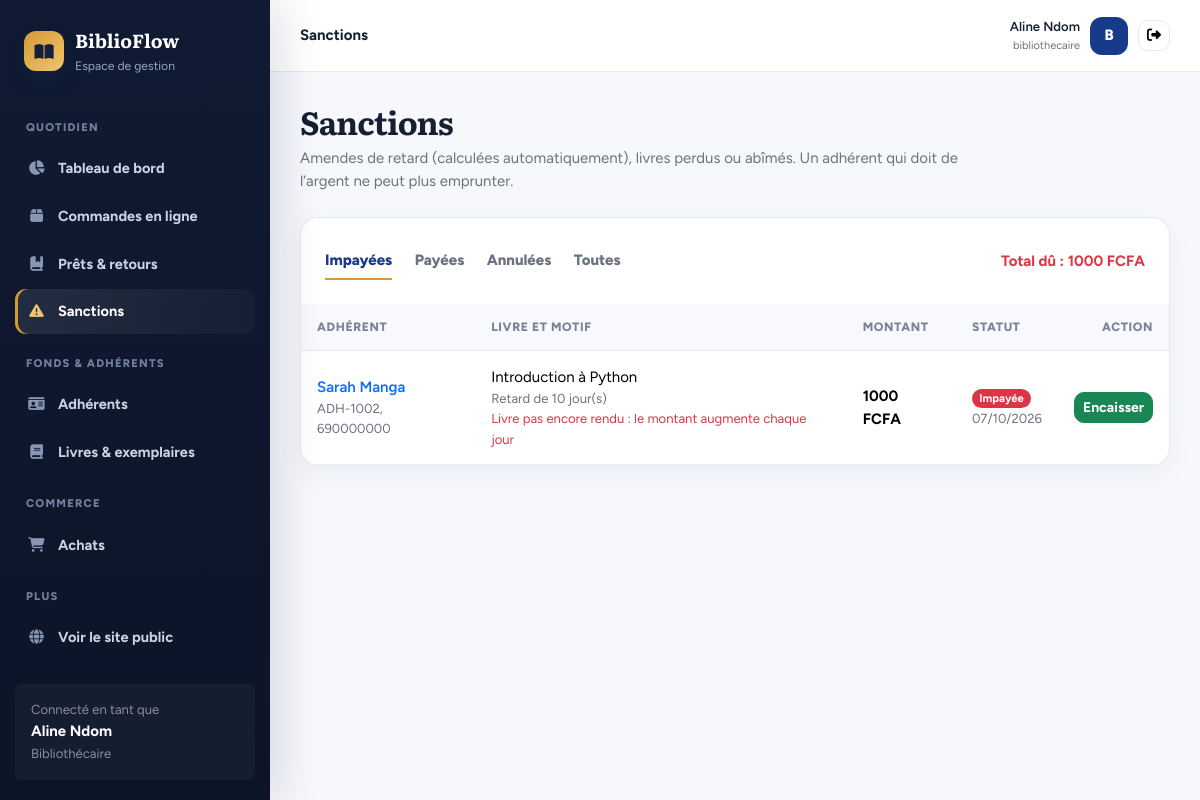
Page /gestion/sanctions/ (signed in) on the committed database.
### bibliotheque/models.py (models this page shows, shortened)
class Utilisateur(AbstractUser):
    ROLES = [("adherent", "Adhérent"), ("bibliothecaire", "Bibliothécaire"), ("administrateur", "Administrateur")]
    STATUTS = [("en_attente", "En attente de validation"), ("actif", "Actif"), ("suspendu", "Suspendu")]
    first_name = None  # remplacés par nom / prénom
    last_name = None
    nom = models.CharField(max_length=80)
    prenom = models.CharField(max_length=80)
    telephone = models.CharField(max_length=20, blank=True)
    adresse = models.CharField(max_length=200, blank=True)
    role = models.CharField(max_length=20, choices=ROLES, default="adherent")
    statut = models.CharField(max_length=12, choices=STATUTS, default="actif")
    numero_carte = models.CharField(max_length=20, unique=True, null=True, blank=True)
    date_expiration = models.DateField(null=True, blank=True)  # fin de validité de l'adhésion
    suspendu_jusqu = models.DateField(null=True, blank=True)   # emprunts suspendus après un retard
    REQUIRED_FIELDS = ["nom", "prenom", "email"]
    def get_full_name(self):
        return f"{self.prenom} {self.nom}".strip()
    def __str__(self):
        return self.get_full_name() or self.username
    @property
    def est_personnel(self):
        return self.is_superuser or self.role in ("bibliothecaire", "administrateur")
    @property
    def est_admin(self):
        return self.is_superuser or self.role == "administrateur"

class Emprunt(models.Model):
    STATUTS = [("demande", "Demandé"), ("prete", "Prêt à retirer"), ("en_cours", "En cours"), ("retard", "En retard"),
               ("rendu", "Rendu"), ("perdu", "Perdu"), ("annule", "Annulé")]
    ACTIFS = ("demande", "prete", "en_cours", "retard")   # compte dans la limite d'emprunts
    OUVERTS = ("en_cours", "retard")                      # livre actuellement chez l'adhérent
    PAIEMENTS = [("impayee", "Impayée"), ("payee", "Payée"), ("annulee", "Annulée")]
    adherent = models.ForeignKey(Utilisateur, on_delete=models.PROTECT, related_name="emprunts")
    personnel = models.ForeignKey(Utilisateur, on_delete=models.SET_NULL, null=True, blank=True,
                                  related_name="emprunts_acceptes")
    exemplaire = models.ForeignKey(Exemplaire, on_delete=models.PROTECT, related_name="emprunts")
    date_demande = models.DateTimeField(auto_now_add=True)
    date_emprunt = models.DateField(default=timezone.localdate)
    date_retour_prevue = models.DateField(null=True, blank=True)
    date_limite_retrait = models.DateField(null=True, blank=True)
    date_retour_effective = models.DateField(null=True, blank=True)
    statut = models.CharField(max_length=10, choices=STATUTS, default="en_cours")
    adresse_livraison = models.CharField(max_length=250, blank=True)  # vide = retrait à la bibliothèque
    nb_prolongations = models.PositiveSmallIntegerField(default=0)
    motif_sanction = models.CharField(max_length=200, blank=True)
    montant_sanction = models.DecimalField(max_digits=10, decimal_places=2, default=0)
    statut_paiement = models.CharField(max_length=10, choices=PAIEMENTS, blank=True)
    date_sanction = models.DateTimeField(null=True, blank=True)
    class Meta:
        ordering = ["-date_emprunt", "-id"]
    @property
    def jours_retard(self):
        if not self.date_retour_prevue:
            return 0
        ref = self.date_retour_effective or timezone.localdate()
        return max(0, (ref - self.date_retour_prevue).days)

class Exemplaire(models.Model):
    ETATS = [("bon", "Bon état"), ("abime", "Abîmé")]
    STATUTS = [("disponible", "En rayon"), ("emprunte", "Emprunté"), ("reserve", "Mis de côté"),
               ("perdu", "Perdu"), ("retire", "Retiré du fonds")]
    livre = models.ForeignKey(Livre, on_delete=models.CASCADE, related_name="exemplaires")
    code_barres = models.CharField(max_length=40, unique=True)
    etat_physique = models.CharField(max_length=10, choices=ETATS, default="bon")
    statut = models.CharField(max_length=12, choices=STATUTS, default="disponible")
    etagere = models.CharField(max_length=40, blank=True)
    code_rayon = models.CharField(max_length=20, blank=True)

class Livre(models.Model):
    titre = models.CharField(max_length=200)
    auteur = models.CharField(max_length=120)
    isbn = models.CharField(max_length=20, unique=True, null=True, blank=True)
    description = models.TextField(blank=True)
    image = models.CharField(max_length=255, blank=True)  # chemin relatif dans static/media
    categorie = models.CharField(max_length=80, blank=True)
    annee_publication = models.PositiveSmallIntegerField(null=True, blank=True)
    langue = models.CharField(max_length=30, default="Français")
    prix = models.DecimalField(max_digits=10, decimal_places=2, default=0)  # prix de vente
    stock_vente = models.PositiveIntegerField(default=0)                    # exemplaires à vendre
    actif = models.BooleanField(default=True)
    class Meta:
        ordering = ["titre"]

### bibliotheque/views.py (the view)
# urls.py: path("gestion/sanctions/", views.sanctions, name="sanctions"),
@role_requis(*STAFF)
def sanctions(request):
    services.maj_quotidienne()
    statut = request.GET.get("statut", "impayee")
    liste = Emprunt.objects.exclude(statut_paiement="").select_related("adherent", "exemplaire__livre")
    if statut != "toutes":
        liste = liste.filter(statut_paiement=statut)
    total = liste.filter(statut_paiement="impayee").aggregate(t=Sum("montant_sanction"))["t"] or 0
    return render(request, "bibliotheque/sanctions.html", {
        "sanctions": liste.order_by("-date_sanction")[:200], "statut": statut, "total": total})

### bibliotheque/templates/bibliotheque/sanctions.html (shortened to what this page needs)
{% extends "bibliotheque/base.html" %}{% block titre %}Sanctions – BiblioFlow{% endblock %}{% block entete %}Sanctions{% endblock %}{% block contenu %}
<div class="page-title mb-4"><h1>Sanctions</h1><p>Amendes de retard (calculées automatiquement), livres perdus ou abîmés. Un adhérent qui doit de l’argent ne peut plus emprunter.</p></div>
<div class="cardx table-card"><div class="p-4 d-flex justify-content-between align-items-center flex-wrap gap-2"><ul class="nav nav-pills"><li class="nav-item"><a class="nav-link {% if statut == 'impayee' %}active{% endif %}" href="?statut=impayee">Impayées</a></li><li class="nav-item"><a class="nav-link {% if statut == 'payee' %}active{% endif %}" href="?statut=payee">Payées</a></li><li class="nav-item"><a class="nav-link {% if statut == 'annulee' %}active{% endif %}" href="?statut=annulee">Annulées</a></li><li class="nav-item"><a class="nav-link {% if statut == 'toutes' %}active{% endif %}" href="?statut=toutes">Toutes</a></li></ul>{% if statut == 'impayee' %}<div class="fw-bold text-danger">Total dû : {{ total|floatformat:0 }} FCFA</div>{% endif %}</div>
<div class="table-responsive"><table class="table"><thead><tr><th>Adhérent</th><th>Livre et motif</th><th>Montant</th><th>Statut</th><th class="text-end">Action</th></tr></thead><tbody>
{% for e in sanctions %}<tr><td><a class="fw-semibold text-decoration-none" href="{% url 'adherent_detail' e.adherent.pk %}">{{ e.adherent }}</a><div class="muted small">{{ e.adherent.numero_carte }}, {{ e.adherent.telephone }}</div></td><td>{{ e.exemplaire.livre.titre }}<div class="muted small">{{ e.motif_sanction }}</div>{% if e.statut == 'en_cours' or e.statut == 'retard' %}<div class="small text-danger">Livre pas encore rendu : le montant augmente chaque jour</div>{% endif %}</td><td><strong>{{ e.montant_sanction|floatformat:0 }} FCFA</strong></td>
<td><span class="badge rounded-pill bg-{% if e.statut_paiement == 'payee' %}success{% elif e.statut_paiement == 'annulee' %}secondary{% else %}danger{% endif %}">{{ e.get_statut_paiement_display }}</span>{% if e.date_sanction %}<div class="muted small">{{ e.date_sanction|date:"d/m/Y" }}</div>{% endif %}</td>
<td class="text-end">{% if e.statut_paiement == 'impayee' %}<div class="d-inline-flex gap-1"><form method="post" action="{% url 'sanction_action' e.pk 'encaisser' %}"><button class="btn btn-sm btn-success">Encaisser</button></form></div>{% endif %}</td></tr>
{% empty %}<tr><td colspan="5" class="empty">Aucune sanction.</td></tr>{% endfor %}</tbody></table></div></div>{% endblock %}

### bibliotheque/templates/bibliotheque/base.html (shortened to what this page needs)
{% load static %}<!doctype html>
<html lang="fr"><head><meta charset="utf-8"><meta name="viewport" content="width=device-width, initial-scale=1"><title>{% block titre %}BiblioFlow{% endblock %}</title>
<link href="https://cdn.jsdelivr.net/npm/bootstrap@5.3.3/dist/css/bootstrap.min.css" rel="stylesheet"><link href="https://cdnjs.cloudflare.com/ajax/libs/font-awesome/6.5.2/css/all.min.css" rel="stylesheet"><link href="{% static 'bibliotheque/app.css' %}" rel="stylesheet"></head>
<body>{% with u=request.resolver_match.url_name %}<div class="app-shell">
<aside class="sidebar" id="sidebar">
  <div class="brand"><div class="brand-icon"><i class="fa-solid fa-book-open"></i></div><div><strong>BiblioFlow</strong><small>Espace de gestion</small></div></div>
  <div class="nav-title">Quotidien</div>
  <a class="side-link {% if u == 'tableau_bord' %}active{% endif %}" href="{% url 'tableau_bord' %}"><i class="fa-solid fa-chart-pie"></i>Tableau de bord</a>
  <a class="side-link {% if u == 'commandes' %}active{% endif %}" href="{% url 'commandes' %}"><i class="fa-solid fa-box"></i>Commandes en ligne</a>
  <a class="side-link {% if u == 'emprunts' %}active{% endif %}" href="{% url 'emprunts' %}"><i class="fa-solid fa-book-bookmark"></i>Prêts &amp; retours</a>
  <a class="side-link {% if u == 'sanctions' %}active{% endif %}" href="{% url 'sanctions' %}"><i class="fa-solid fa-triangle-exclamation"></i>Sanctions</a>
  <div class="nav-title">Fonds &amp; adhérents</div>
  <a class="side-link {% if u == 'adherents' or u == 'adherent_detail' or u == 'adherent_nouveau' or u == 'adherent_modifier' %}active{% endif %}" href="{% url 'adherents' %}"><i class="fa-solid fa-id-card"></i>Adhérents</a>
  <a class="side-link " href="{% url 'livres_gestion' %}"><i class="fa-solid fa-book"></i>Livres &amp; exemplaires</a>
  <div class="nav-title">Commerce</div>
  <a class="side-link {% if u == 'achats' or u == 'achat_detail' or u == 'achat_nouveau' %}active{% endif %}" href="{% url 'achats' %}"><i class="fa-solid fa-cart-shopping"></i>Achats</a>
  <div class="nav-title">Plus</div>
  <a class="side-link" href="{% url 'accueil' %}"><i class="fa-solid fa-globe"></i>Voir le site public</a>
  <div class="mt-4 p-3 rounded-2" style="background:#ffffff0a"><div class="small text-white-50">Connecté en tant que</div><strong>{{ user.get_full_name|default:user.username }}</strong><div class="small text-white-50">{{ user.get_role_display }}</div></div>
</aside>
<main class="main"><header class="topbar"><div class="d-flex align-items-center gap-3"><div class="fw-bold">{% block entete %}{% endblock %}</div></div>
<div class="user-chip"><div class="text-end d-none d-sm-block"><div class="fw-semibold small">{{ user.get_full_name|default:user.username }}</div><div class="muted" style="font-size:11px">{{ user.username }}</div></div><div class="avatar">{{ user.username|first|upper }}</div><form method="post" action="{% url 'logout' %}">{% csrf_token %}<button class="btn btn-sm btn-light" title="Déconnexion"><i class="fa-solid fa-right-from-bracket"></i></button></form></div></header>
<div class="content">{% block contenu %}{% endblock %}</div></main></div>{% endwith %}
<script src="https://cdn.jsdelivr.net/npm/bootstrap@5.3.3/dist/js/bootstrap.bundle.min.js"></script>{% block scripts %}{% endblock %}</body></html>

### rows in the picture
Utilisateur: get_full_name "Aline Ndom", role "Bibliothécaire", username "bibliothecaire", username|first "B"
Emprunt: adherent "Sarah Manga", adherent.numero_carte "ADH-1002", adherent.telephone "690000000", exemplaire.livre.titre "Introduction à Python", motif_sanction "Retard de 10 jour(s)", shows "Livre pas encore rendu : le montant augmente chaque jour", montant_sanction "1000", statut_paiement "Impayée", date_sanction "07/10/2026", shows "Encaisser"

### other values in the picture
{{ total|floatformat:0 }} "1000"
